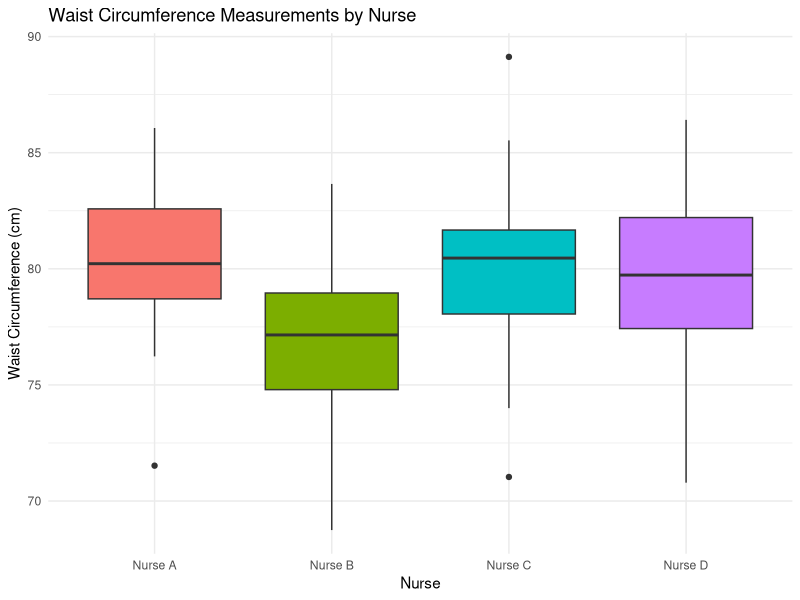
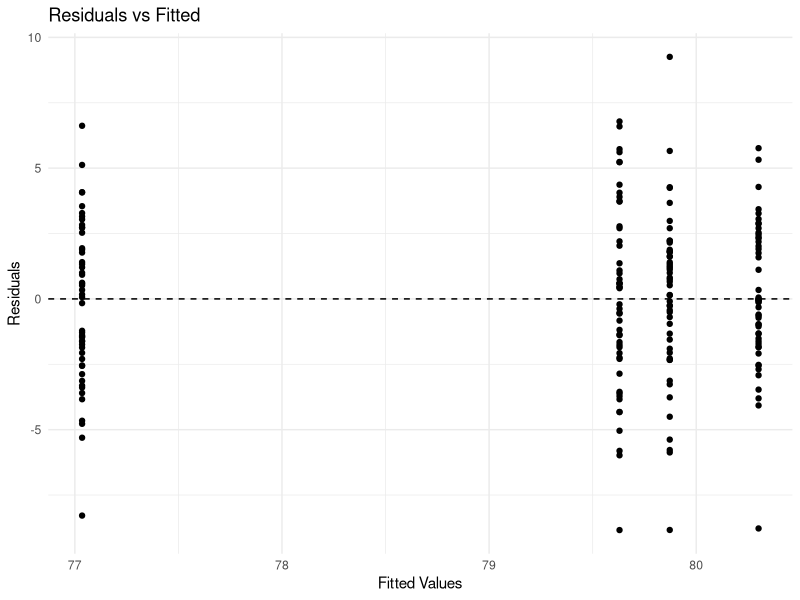
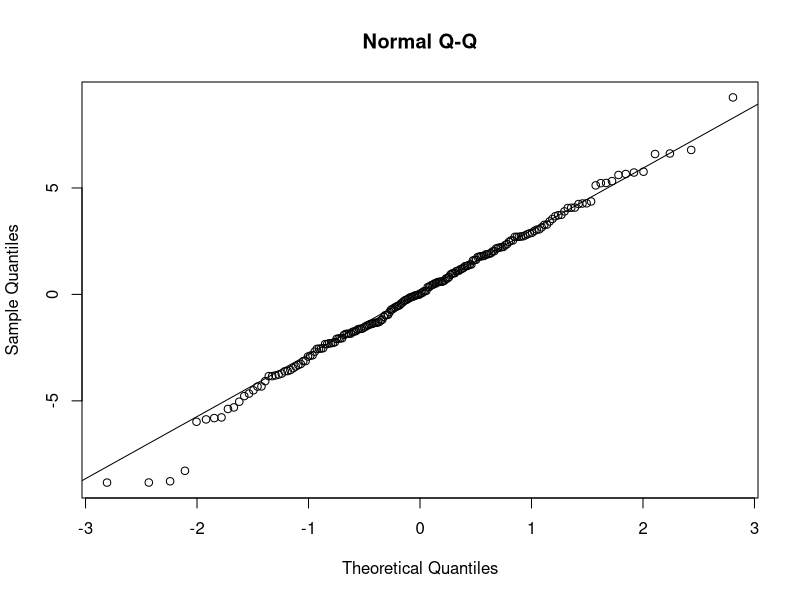

The R source for these figures, in order:
## ---- chunk 1
#| label: setup
#| include: false

# configure global options for R code chunks:
# warning = F to suppress the display of warning messages generated during the execution of code chunks
# message = F to suppress the display of messages produced during the execution of code chunks
knitr::opts_chunk$set(warning = FALSE, message = FALSE, eval = FALSE)
## ---- chunk 2
# Setting seed for reproducibility
set.seed(789)

# Number of nurses and measurements per nurse
num_nurses <- 4
measurements_per_nurse <- 50

# Simulating nurse effects (random effects)
nurse_effects <- rnorm(num_nurses, mean = 0, sd = 1.5)  # Nurse-specific deviations

# Simulating residual errors
residual_errors <- rnorm(num_nurses * measurements_per_nurse, mean = 0, sd = 3)

# Simulating Waist Circumference Measurements
Waist_Circumference <- 80 + rep(nurse_effects, each = measurements_per_nurse) + residual_errors

# Creating Nurse factor
Nurse <- factor(rep(paste("Nurse", LETTERS[1:num_nurses]), each = measurements_per_nurse))

# Combining into a data frame
data_waist_circumference <- data.frame(
  Nurse = Nurse,
  Waist_Circumference = Waist_Circumference
)
## ---- chunk 3
# Create a boxplot
library(ggplot2)
ggplot(data_waist_circumference, aes(x = Nurse, y = Waist_Circumference, fill = Nurse)) +
  geom_boxplot() +
  labs(title = "Waist Circumference Measurements by Nurse",
       x = "Nurse", y = "Waist Circumference (cm)") +
  theme_minimal() +
  theme(legend.position = "none")
## ---- chunk 4
# Calculate summary statistics
library(dplyr)
summary_stats_random <- data_waist_circumference %>%
  group_by(Nurse) %>%
  summarise(
    Mean_Waist = mean(Waist_Circumference),
    SD_Waist = sd(Waist_Circumference)
  )

summary_stats_random
## ---- chunk 5
# Fitting the random effects model
library(lme4)
model_random <- lmer(Waist_Circumference ~ 1 + (1 | Nurse), data = data_waist_circumference)
summary(model_random)
## ---- chunk 6
# Extract conditional residuals and predicted values
residuals_model_random <- resid(model_random)
fitted_model_random <- fitted(model_random)

# Residuals vs Fitted
ggplot(data.frame(Fitted = fitted_model_random, Residuals = residuals_model_random), aes(x = Fitted, y = Residuals)) +
  geom_point() +
  geom_hline(yintercept = 0, linetype = "dashed") +
  labs(title = "Residuals vs Fitted",
       x = "Fitted Values", y = "Residuals") +
  theme_minimal()

# Normal Q-Q
qqnorm(residuals_model_random, main = "Normal Q-Q")
qqline(residuals_model_random)
